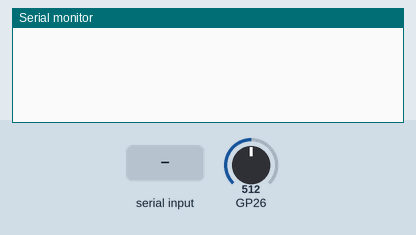
This sketch was run on a simulated Raspberry Pi Pico. Parts: the last lines printed to the serial monitor. The inputs (shaded band) are chosen by the test bench; at power-on: GP26 = 512.

Above: at 1.2 s.
1.3 s: "RECORD\n" received over Serial
At 2.0 s:
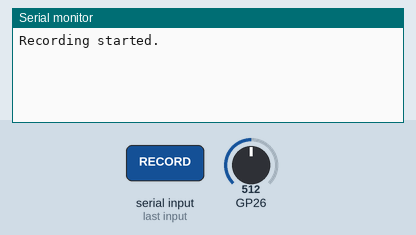
2.8 s: "DUMP\n" received over Serial
At 3.5 s:
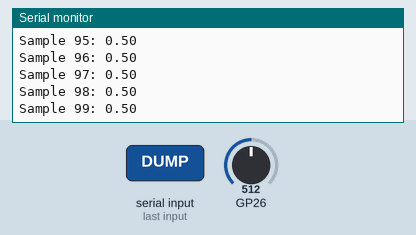
Timing chart, 0 to 5.8 s (numbered marks = the images above; inputs shaded):
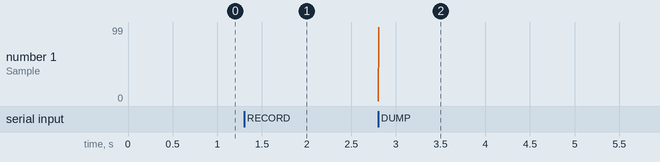

Measured:
- after the input at 1.3 s, the serial monitor: prints a new line at once (image 1)
- after the input at 2.8 s, the serial monitor: prints a new line at once (image 2)

The sketch:

serial_cmd_88.ino
```cpp
// snippet: serial_cmd_88
// tags: serial, command, parser, uart
// boards: avr, esp32, megaavr, nano33iot, romi32u4, rp2040
// library: none
// description: Serial buffer dump: RECORD starts filling float samples[100], DUMP sends all 100 with index
// prompts: buffer, record, starts, filling, float, samples[100]
// verified: compile-only
// source: kd-generated (id 88)
// exact-include: Arduino.h

#include <Arduino.h>

// Global variables
float samples[100];
int sampleIdx = 0;
bool recording = false;

void setup() {
  Serial.begin(9600);
  pinMode(A0, INPUT);
}

void loop() {
  if (Serial.available() > 0) {
    String command = Serial.readStringUntil('\n');
    command.trim();

    if (command == "RECORD") {
      recording = true;
      sampleIdx = 0;
      Serial.println("Recording started.");
    } else if (command == "DUMP") {
      recording = false;
      Serial.println("Dumping samples:");
      for (int i = 0; i < sampleIdx; i++) {
        Serial.print("Sample "); Serial.print(i); Serial.print(": "); Serial.println(samples[i]);
      }
    }
  }

  if (recording && sampleIdx < 100) {
    samples[sampleIdx] = analogRead(A0) / 1023.0;
    sampleIdx++;
  }
}
```
